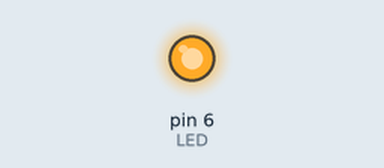
The sketch below on a simulated Arduino Uno, built with avr-gcc and run on an emulated ATmega328P. Shown: output pins drawn as LEDs (lit = HIGH).

Above: at 0.6 s.
At 4.5 s:
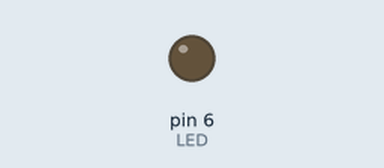
Timing chart, 0 to 5.5 s (numbered marks = the images above):
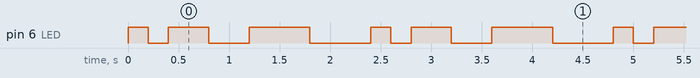

Measured:
- by itself, pin 6 (LED): repeats every 2.4 s: LOW 0.20 s, HIGH 0.40 s, LOW 0.40 s, HIGH 0.60 s, LOW 0.60 s, HIGH 0.20 s
- by itself, everything shown: repeats every 2.4 s, in 6 steps

The sketch:

ex06_extend_01_c.ino
```cpp
// 배열의 선언 및 초기화를 한번에 처리

#define LED 6
int delayTime[3] = {200, 400, 600};

void setup() {
  pinMode(LED, OUTPUT);
}

void loop() {
  for (int i = 0; i < 3; i++) {
    digitalWrite(LED, 1);
    delay(delayTime[i]);
    digitalWrite(LED, 0);
    delay(delayTime[i]);
  }
}
```
